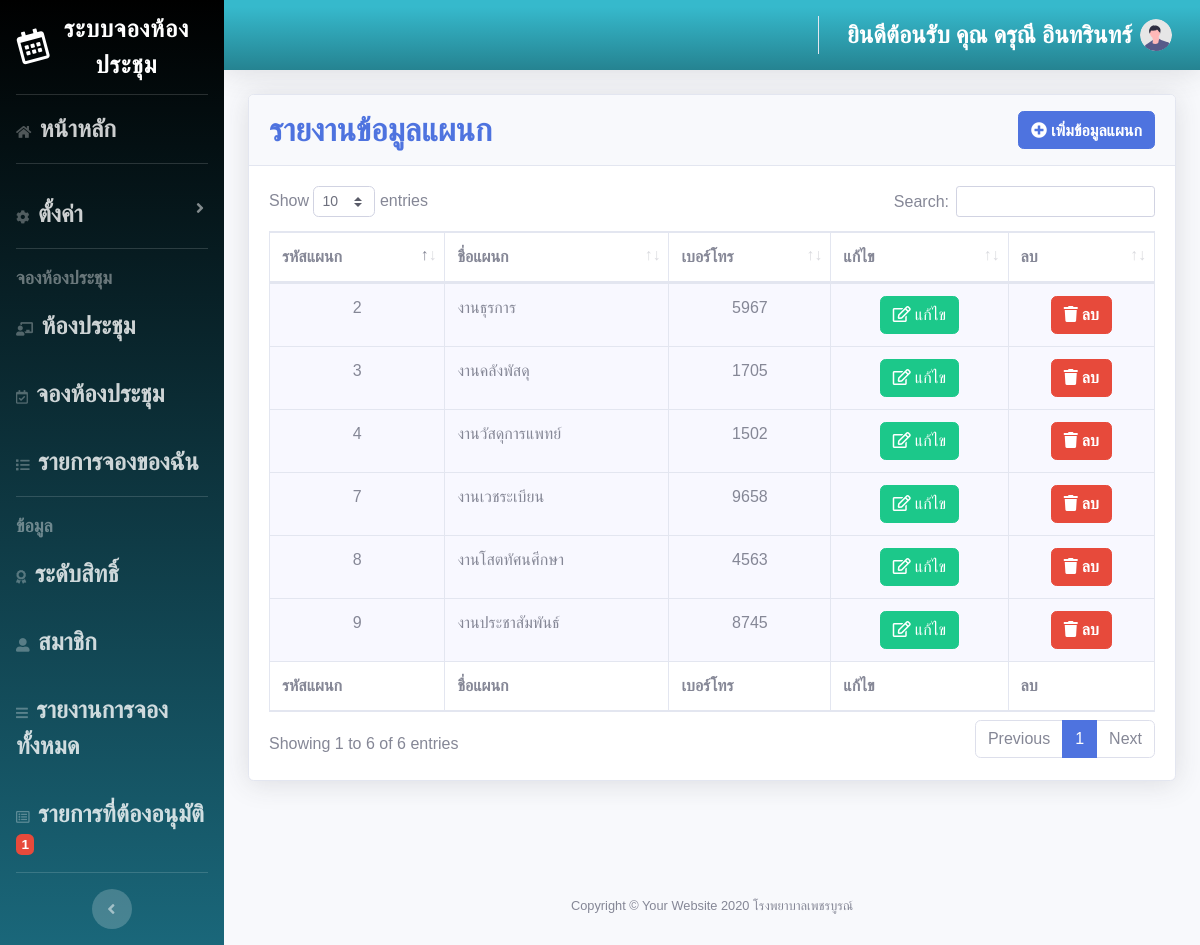
Screenshot of /meeting/showdepartment.php (signed in) with the database file from the repository.
### tables this page shows
CREATE TABLE `department` (
  `de_id` int(10) NOT NULL,
  `de_name` varchar(50) NOT NULL,
  `de_phone` varchar(10) NOT NULL
);

### meeting/showdepartment.php (the view, shortened to what this page needs)
<?php
if (!$_SESSION['userid']) {
  header("Location: frm_login.php");
} else {
  include ('connect.php');
  $sql = "Select * from department "  ;
  $query = mysqli_query($con, $sql)
  or die ("3.ไม่สามารถประมวลผลคำสั่งได้").mysqli_error;
  ?>
  <!DOCTYPE html>
  <html lang="en">
  <head>
    <link href="vendor/fontawesome-free/css/all.min.css" rel="stylesheet" type="text/css">
    <link href="css/sb-admin-2.min.css" rel="stylesheet">
    <link href="vendor/datatables/dataTables.bootstrap4.min.css" rel="stylesheet">
  </head>
  <body id="page-top">
    <?php
    include "admin_menu.php";
    ?>
    <div class="container-fluid">
      <div class="card shadow mb-4">
        <div class="card-header py-3">
          <h6 class="m-0 font-weight-bold text-primary"><font size="6" face="TH SarabunPSK"> รายงานข้อมูลแผนก </font><a href="frm_adddepartment.php"><span class="btn btn-primary fa fas-plus float-right "><i class="fas fa-plus-circle"> เพิ่มข้อมูลแผนก</i></a></h6>
          </div>
          <div class="card-body">
            <div class="table-responsive">
              <table class="table table-bordered" id="dataTable" width="100%" cellspacing="0">
                <thead>
                  <tr>
                    <th>รหัสแผนก</th>
                    <th>ชื่อแผนก</th>
                    <th>เบอร์โทร</th>
                    <th>แก้ไข</th>
                    <th>ลบ</th>
                  </tr>
                </thead>
                <tfoot>
                  <tr>
                    <th>รหัสแผนก</th>
                    <th>ชื่อแผนก</th>
                    <th>เบอร์โทร</th>
                    <th>แก้ไข</th>
                    <th>ลบ</th>
                  </tr>
                </tfoot>
                <tbody>
                  <?php
                  while ($rs=mysqli_fetch_array($query)){
                    ?>
                    <tr>
                      <td height="32" align="center" bgcolor="#F8F8FF"><?php echo "$rs[de_id]"; ?></td>
                      <td bgcolor="#F8F8FF"><?php echo "$rs[de_name]"; ?><?php echo "</a>"; ?></td>
                      <td align="center" bgcolor="#F8F8FF" ><?php echo "$rs[de_phone]"; ?></td>
                      <td align="center" bgcolor="#F8F8FF"><div align="center">
                        <?php echo "<a href=\"frm_editdepartment.php?de_id=$rs[de_id]\">"; ?><span  class="btn btn-success   " > <i class="far fa-edit">  แก้ไข </i></a></div></td>
                          <td align="center" bgcolor="#F8F8FF"><div align="center">
                           <?php echo "<a href=\"frm_deletedepartment.php?de_id=$rs[de_id]\">"; ?><span  class="btn btn-danger   " > <i class="fas fa-trash">  ลบ  </i></a></div></td>
                           </tr>
                           <?php
                         }
                         ?>
                       </tbody>
                     </table>
                   </div>
                 </div>
               </div>
             </div>
           </div>
           <?php
           include "foot1.php";
           ?>
         </div>
       </div>
                        </body>
                        </html>
                        <?php } ?>

### meeting/foot1.php (style rules this page uses)
body { font-family: "Poppins", sans-serif; background-color:#F8F8FF; height: 100vh; }

### rows the page displays
department: de_id "2", de_name "งานธุรการ", de_phone "5967"
department: de_id "3", de_name "งานคลังพัสดุ", de_phone "1705"
department: de_id "4", de_name "งานวัสดุการแพทย์", de_phone "1502"
department: de_id "7", de_name "งานเวชระเบียน", de_phone "9658"
department: de_id "8", de_name "งานโสตทัศนศีกษา", de_phone "4563"
department: de_id "9", de_name "งานประชาสัมพันธ์", de_phone "8745"

### other values shown
$num "1"
$_SESSION['user'] "ดรุณี อินทรินทร์"
